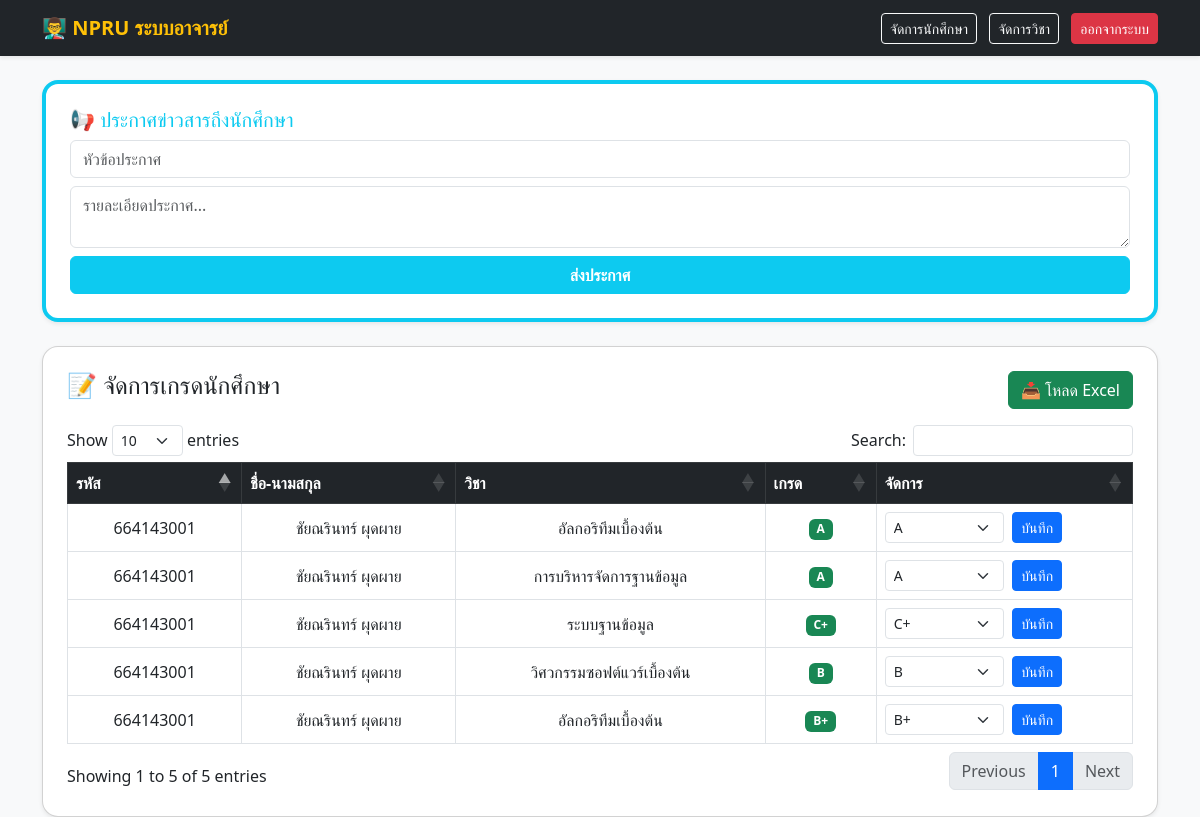
The page /teacher_dashboard.php (signed in) on the database its author committed.
### tables this page shows
CREATE TABLE `registration_details` (
  `detail_id` int(11) NOT NULL,
  `reg_id` int(11) NOT NULL,
  `course_id` varchar(10) NOT NULL,
  `grade` varchar(2) DEFAULT NULL
);

CREATE TABLE `students` (
  `student_id` varchar(15) NOT NULL,
  `first_name` varchar(50) NOT NULL,
  `last_name` varchar(50) NOT NULL,
  `program_id` varchar(3) DEFAULT NULL,
  `dob` date DEFAULT NULL,
  `profile_pic` varchar(255) DEFAULT 'default.png',
  `phone` varchar(15) DEFAULT NULL,
  `address` text DEFAULT NULL,
  `email` varchar(100) DEFAULT NULL
);

CREATE TABLE `courses` (
  `course_id` varchar(10) NOT NULL,
  `course_name_en` varchar(100) NOT NULL,
  `course_name_th` varchar(100) NOT NULL,
  `credits` int(11) NOT NULL,
  `program_id` varchar(3) DEFAULT NULL
);

### teacher_dashboard.php (the view, shortened to what this page needs)
<?php
require_once 'db.php';
$sql = "SELECT rd.detail_id, s.student_id, s.first_name, s.last_name, c.course_id, c.course_name_th, rd.grade
        FROM registration_details rd
        JOIN registrations r ON rd.reg_id = r.reg_id
        JOIN students s ON r.student_id = s.student_id
        JOIN courses c ON rd.course_id = c.course_id
        ORDER BY r.academic_year DESC, r.semester DESC, s.student_id ASC";
$result = $conn->query($sql);
?>
<!DOCTYPE html>
<html lang="th">
<head>
    <link href="https://cdn.jsdelivr.net/npm/bootstrap@5.3.0/dist/css/bootstrap.min.css" rel="stylesheet">
    <link href="https://cdn.datatables.net/1.13.6/css/dataTables.bootstrap5.min.css" rel="stylesheet">
</head>
<body class="bg-light">
    <nav class="navbar navbar-dark bg-dark shadow-sm mb-4">
        <div class="container">
            <a class="navbar-brand fw-bold text-warning" href="teacher_dashboard.php">👨‍🏫 NPRU ระบบอาจารย์</a>
            <div>
                <a href="manage_students.php" class="btn btn-outline-light btn-sm me-2">จัดการนักศึกษา</a>
                <a href="manage_courses.php" class="btn btn-outline-light btn-sm me-2">จัดการวิชา</a>
                <a href="logout.php" class="btn btn-danger btn-sm">ออกจากระบบ</a>
            </div>
        </div>
    </nav>
    <div class="container">
        <div class="card shadow-sm rounded-4 p-4 mb-4 border-top border-4 border-info">
            <h5 class="text-info">📢 ประกาศข่าวสารถึงนักศึกษา</h5>
            <form method="POST">
                <input type="text" name="title" class="form-control mb-2" placeholder="หัวข้อประกาศ" required>
                <textarea name="message" class="form-control mb-2" rows="2" placeholder="รายละเอียดประกาศ..." required></textarea>
                <button type="submit" name="post_announcement" class="btn btn-info text-white fw-bold w-100">ส่งประกาศ</button>
            </form>
        </div>
        <div class="card shadow-sm rounded-4 p-4">
            <div class="d-flex justify-content-between mb-3">
                <h4 class="text-dark">📝 จัดการเกรดนักศึกษา</h4>
                <a href="export_excel.php" class="btn btn-success">📥 โหลด Excel</a>
            </div>
            <table id="gradeTable" class="table table-hover table-bordered text-center align-middle">
                <thead class="table-dark">
                    <tr>
                        <th>รหัส</th>
                        <th>ชื่อ-นามสกุล</th>
                        <th>วิชา</th>
                        <th>เกรด</th>
                        <th>จัดการ</th>
                    </tr>
                </thead>
                <tbody>
                    <?php while ($row = $result->fetch_assoc()): ?>
                        <tr>
                            <td><?php echo $row['student_id']; ?></td>
                            <td><?php echo $row['first_name'] . " " . $row['last_name']; ?></td>
                            <td><?php echo $row['course_name_th']; ?></td>
                            <td><span class="badge <?php echo $row['grade'] ? 'bg-success' : 'bg-warning text-dark'; ?>"><?php echo $row['grade'] ?: 'รอผล'; ?></span></td>
                            <td>
                                <form method="POST" class="d-flex">
                                    <select name="grade" class="form-select form-select-sm w-50 me-2" required>
                                        <option value="A" <?php echo ($row['grade'] == 'A') ? 'selected' : ''; ?>>A</option>
                                        <option value="B+" <?php echo ($row['grade'] == 'B+') ? 'selected' : ''; ?>>B+</option>
                                        <option value="B" <?php echo ($row['grade'] == 'B') ? 'selected' : ''; ?>>B</option>
                                        <option value="C+" <?php echo ($row['grade'] == 'C+') ? 'selected' : ''; ?>>C+</option>
                                    </select>
                                    <button type="submit" name="update_grade" class="btn btn-sm btn-primary">บันทึก</button>
                                </form>
                            </td>
                        </tr>
                    <?php endwhile; ?>
                </tbody>
            </table>
        </div>
    </div>
</body>
</html>

### rows shown on the page
registration_details: students.student_id "664143001", students.first_name "ชัยณรินทร์", students.last_name "ผุดผาย", course.course_name_th "อัลกอริทึมเบื้องต้น", grade "A"
registration_details: students.student_id "664143001", students.first_name "ชัยณรินทร์", students.last_name "ผุดผาย", course.course_name_th "การบริหารจัดการฐานข้อมูล", grade "A"
registration_details: students.student_id "664143001", students.first_name "ชัยณรินทร์", students.last_name "ผุดผาย", course.course_name_th "ระบบฐานข้อมูล", grade "C+"
registration_details: students.student_id "664143001", students.first_name "ชัยณรินทร์", students.last_name "ผุดผาย", course.course_name_th "วิศวกรรมซอฟต์แวร์เบื้องต้น", grade "B"
registration_details: students.student_id "664143001", students.first_name "ชัยณรินทร์", students.last_name "ผุดผาย", course.course_name_th "อัลกอริทึมเบื้องต้น", grade "B+"
